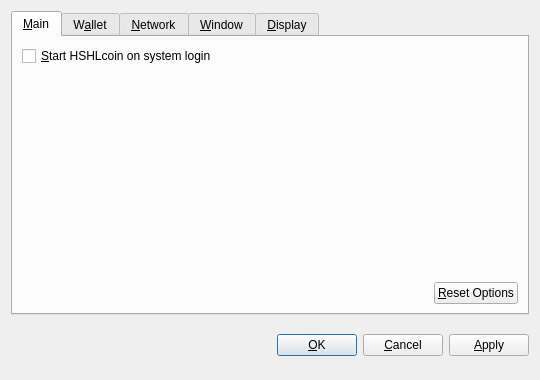
<?xml version="1.0" encoding="UTF-8"?>
<ui version="4.0">
 <class>OptionsDialog</class>
 <widget class="QDialog" name="OptionsDialog">
  <property name="geometry">
   <rect>
    <x>0</x>
    <y>0</y>
    <width>540</width>
    <height>380</height>
   </rect>
  </property>
  <property name="windowTitle">
   <string>Options</string>
  </property>
  <property name="modal">
   <bool>true</bool>
  </property>
  <layout class="QVBoxLayout" name="verticalLayout">
   <item>
    <widget class="QTabWidget" name="tabWidget">
     <property name="tabPosition">
      <enum>QTabWidget::North</enum>
     </property>
     <property name="currentIndex">
      <number>0</number>
     </property>
     <widget class="QWidget" name="tabMain">
      <attribute name="title">
       <string>&amp;Main</string>
      </attribute>
      <layout class="QVBoxLayout" name="verticalLayout_Main">
       <item>
        <widget class="QCheckBox" name="bitcoinAtStartup">
         <property name="toolTip">
          <string>Automatically start HSHLcoin after logging in to the system.</string>
         </property>
         <property name="text">
          <string>&amp;Start HSHLcoin on system login</string>
         </property>
        </widget>
       </item>
       <item>
        <spacer name="verticalSpacer_Main">
         <property name="orientation">
          <enum>Qt::Vertical</enum>
         </property>
         <property name="sizeHint" stdset="0">
          <size>
           <width>20</width>
           <height>40</height>
          </size>
         </property>
        </spacer>
       </item>
       <item>
        <layout class="QHBoxLayout" name="horizontalLayout_2_Main">
         <item>
          <spacer name="horizontalSpacer_2_Main">
           <property name="orientation">
            <enum>Qt::Horizontal</enum>
           </property>
           <property name="sizeHint" stdset="0">
            <size>
             <width>40</width>
             <height>20</height>
            </size>
           </property>
          </spacer>
         </item>
         <item>
          <widget class="QPushButton" name="resetButton">
           <property name="toolTip">
            <string>Reset all client options to default.</string>
           </property>
           <property name="text">
            <string>&amp;Reset Options</string>
           </property>
           <property name="autoDefault">
            <bool>false</bool>
           </property>
          </widget>
         </item>
        </layout>
       </item>
      </layout>
     </widget>
     <widget class="QWidget" name="tabWallet">
      <attribute name="title">
       <string>W&amp;allet</string>
      </attribute>
      <layout class="QVBoxLayout" name="verticalLayout_Network">
       <item>
        <widget class="QLabel" name="transactionFeeInfoLabel">
         <property name="text">
          <string>Optional transaction fee per kB that helps make sure your transactions are processed quickly. Most transactions are 1 kB.</string>
         </property>
         <property name="textFormat">
          <enum>Qt::PlainText</enum>
         </property>
         <property name="wordWrap">
          <bool>true</bool>
         </property>
        </widget>
       </item>
       <item>
        <layout class="QHBoxLayout" name="horizontalLayout_1_Main">
         <item>
          <widget class="QLabel" name="transactionFeeLabel">
           <property name="text">
            <string>Pay transaction &amp;fee</string>
           </property>
           <property name="textFormat">
            <enum>Qt::PlainText</enum>
           </property>
           <property name="buddy">
            <cstring>transactionFee</cstring>
           </property>
          </widget>
         </item>
         <item>
          <widget class="BitcoinAmountField" name="transactionFee"/>
         </item>
         <item>
          <spacer name="horizontalSpacer_1_Main">
           <property name="orientation">
            <enum>Qt::Horizontal</enum>
           </property>
           <property name="sizeHint" stdset="0">
            <size>
             <width>40</width>
             <height>20</height>
            </size>
           </property>
          </spacer>
         </item>
        </layout>
       </item>
       <item>
        <widget class="QLabel" name="label">
         <property name="text">
          <string>If you disable the spending of unconfirmed change, the change from a transaction cannot be used until that transaction has at least one confirmation. This also affects how your balance is computed.</string>
         </property>
         <property name="wordWrap">
          <bool>true</bool>
         </property>
        </widget>
       </item>
       <item>
        <widget class="QCheckBox" name="spendZeroConfChange">
         <property name="text">
          <string>Spend unconfirmed change  (experts only)</string>
         </property>
        </widget>
       </item>
       <item>
        <spacer name="verticalSpacer">
         <property name="orientation">
          <enum>Qt::Vertical</enum>
         </property>
         <property name="sizeHint" stdset="0">
          <size>
           <width>20</width>
           <height>40</height>
          </size>
         </property>
        </spacer>
       </item>
      </layout>
     </widget>
     <widget class="QWidget" name="tabNetwork">
      <attribute name="title">
       <string>&amp;Network</string>
      </attribute>
      <layout class="QVBoxLayout" name="verticalLayout_Network">
       <item>
        <widget class="QCheckBox" name="mapPortUpnp">
         <property name="toolTip">
          <string>Automatically open the HSHLcoin client port on the router. This only works when your router supports UPnP and it is enabled.</string>
         </property>
         <property name="text">
          <string>Map port using &amp;UPnP</string>
         </property>
        </widget>
       </item>
       <item>
        <widget class="QCheckBox" name="connectSocks">
         <property name="toolTip">
          <string>Connect to the HSHLcoin network through a SOCKS proxy (e.g. when connecting through Tor).</string>
         </property>
         <property name="text">
          <string>&amp;Connect through SOCKS proxy:</string>
         </property>
        </widget>
       </item>
       <item>
        <layout class="QHBoxLayout" name="horizontalLayout_Network">
         <item>
          <widget class="QLabel" name="proxyIpLabel">
           <property name="text">
            <string>Proxy &amp;IP:</string>
           </property>
           <property name="textFormat">
            <enum>Qt::PlainText</enum>
           </property>
           <property name="buddy">
            <cstring>proxyIp</cstring>
           </property>
          </widget>
         </item>
         <item>
          <widget class="QValidatedLineEdit" name="proxyIp">
           <property name="maximumSize">
            <size>
             <width>140</width>
             <height>16777215</height>
            </size>
           </property>
           <property name="toolTip">
            <string>IP address of the proxy (e.g. 127.0.0.1)</string>
           </property>
          </widget>
         </item>
         <item>
          <widget class="QLabel" name="proxyPortLabel">
           <property name="text">
            <string>&amp;Port:</string>
           </property>
           <property name="textFormat">
            <enum>Qt::PlainText</enum>
           </property>
           <property name="buddy">
            <cstring>proxyPort</cstring>
           </property>
          </widget>
         </item>
         <item>
          <widget class="QLineEdit" name="proxyPort">
           <property name="maximumSize">
            <size>
             <width>55</width>
             <height>16777215</height>
            </size>
           </property>
           <property name="toolTip">
            <string>Port of the proxy (e.g. 9050)</string>
           </property>
          </widget>
         </item>
         <item>
          <widget class="QLabel" name="socksVersionLabel">
           <property name="text">
            <string>SOCKS &amp;Version:</string>
           </property>
           <property name="textFormat">
            <enum>Qt::PlainText</enum>
           </property>
           <property name="buddy">
            <cstring>socksVersion</cstring>
           </property>
          </widget>
         </item>
         <item>
          <widget class="QValueComboBox" name="socksVersion">
           <property name="toolTip">
            <string>SOCKS version of the proxy (e.g. 5)</string>
           </property>
          </widget>
         </item>
         <item>
          <spacer name="horizontalSpacer_Network">
           <property name="orientation">
            <enum>Qt::Horizontal</enum>
           </property>
           <property name="sizeHint" stdset="0">
            <size>
             <width>40</width>
             <height>20</height>
            </size>
           </property>
          </spacer>
         </item>
        </layout>
       </item>
       <item>
        <spacer name="verticalSpacer_Network">
         <property name="orientation">
          <enum>Qt::Vertical</enum>
         </property>
         <property name="sizeHint" stdset="0">
          <size>
           <width>20</width>
           <height>40</height>
          </size>
         </property>
        </spacer>
       </item>
      </layout>
     </widget>
     <widget class="QWidget" name="tabWindow">
      <attribute name="title">
       <string>&amp;Window</string>
      </attribute>
      <layout class="QVBoxLayout" name="verticalLayout_Window">
       <item>
        <widget class="QCheckBox" name="minimizeToTray">
         <property name="toolTip">
          <string>Show only a tray icon after minimizing the window.</string>
         </property>
         <property name="text">
          <string>&amp;Minimize to the tray instead of the taskbar</string>
         </property>
        </widget>
       </item>
       <item>
        <widget class="QCheckBox" name="minimizeOnClose">
         <property name="toolTip">
          <string>Minimize instead of exit the application when the window is closed. When this option is enabled, the application will be closed only after selecting Quit in the menu.</string>
         </property>
         <property name="text">
          <string>M&amp;inimize on close</string>
         </property>
        </widget>
       </item>
       <item>
        <spacer name="verticalSpacer_Window">
         <property name="orientation">
          <enum>Qt::Vertical</enum>
         </property>
         <property name="sizeHint" stdset="0">
          <size>
           <width>20</width>
           <height>40</height>
          </size>
         </property>
        </spacer>
       </item>
      </layout>
     </widget>
     <widget class="QWidget" name="tabDisplay">
      <attribute name="title">
       <string>&amp;Display</string>
      </attribute>
      <layout class="QVBoxLayout" name="verticalLayout_Display">
       <item>
        <layout class="QHBoxLayout" name="horizontalLayout_1_Display">
         <item>
          <widget class="QLabel" name="langLabel">
           <property name="text">
            <string>User Interface &amp;language:</string>
           </property>
           <property name="textFormat">
            <enum>Qt::PlainText</enum>
           </property>
           <property name="buddy">
            <cstring>lang</cstring>
           </property>
          </widget>
         </item>
         <item>
          <widget class="QValueComboBox" name="lang">
           <property name="toolTip">
            <string>The user interface language can be set here. This setting will take effect after restarting HSHLcoin.</string>
           </property>
          </widget>
         </item>
        </layout>
       </item>
       <item>
        <layout class="QHBoxLayout" name="horizontalLayout_2_Display">
         <item>
          <widget class="QLabel" name="unitLabel">
           <property name="text">
            <string>&amp;Unit to show amounts in:</string>
           </property>
           <property name="textFormat">
            <enum>Qt::PlainText</enum>
           </property>
           <property name="buddy">
            <cstring>unit</cstring>
           </property>
          </widget>
         </item>
         <item>
          <widget class="QValueComboBox" name="unit">
           <property name="toolTip">
            <string>Choose the default subdivision unit to show in the interface and when sending coins.</string>
           </property>
          </widget>
         </item>
        </layout>
       </item>
       <item>
        <widget class="QCheckBox" name="displayAddresses">
         <property name="toolTip">
          <string>Whether to show HSHLcoin addresses in the transaction list or not.</string>
         </property>
         <property name="text">
          <string>&amp;Display addresses in transaction list</string>
         </property>
        </widget>
       </item>
       <item>
        <widget class="QCheckBox" name="coinControlFeatures">
         <property name="toolTip">
          <string>Whether to show coin control features or not.</string>
         </property>
         <property name="text">
          <string>Display coin &amp;control features (experts only!)</string>
         </property>
        </widget>
       </item>
       <item>
        <spacer name="verticalSpacer_Display">
         <property name="orientation">
          <enum>Qt::Vertical</enum>
         </property>
         <property name="sizeHint" stdset="0">
          <size>
           <width>20</width>
           <height>40</height>
          </size>
         </property>
        </spacer>
       </item>
      </layout>
     </widget>
    </widget>
   </item>
   <item>
    <layout class="QHBoxLayout" name="horizontalLayout_Buttons">
     <item>
      <spacer name="horizontalSpacer_1">
       <property name="orientation">
        <enum>Qt::Horizontal</enum>
       </property>
       <property name="sizeHint" stdset="0">
        <size>
         <width>40</width>
         <height>48</height>
        </size>
       </property>
      </spacer>
     </item>
     <item>
      <widget class="QLabel" name="statusLabel">
       <property name="font">
        <font>
         <weight>75</weight>
         <bold>true</bold>
        </font>
       </property>
       <property name="text">
        <string/>
       </property>
       <property name="textFormat">
        <enum>Qt::PlainText</enum>
       </property>
       <property name="wordWrap">
        <bool>true</bool>
       </property>
      </widget>
     </item>
     <item>
      <spacer name="horizontalSpacer_2">
       <property name="orientation">
        <enum>Qt::Horizontal</enum>
       </property>
       <property name="sizeHint" stdset="0">
        <size>
         <width>40</width>
         <height>48</height>
        </size>
       </property>
      </spacer>
     </item>
     <item>
      <widget class="QPushButton" name="okButton">
       <property name="text">
        <string>&amp;OK</string>
       </property>
      </widget>
     </item>
     <item>
      <widget class="QPushButton" name="cancelButton">
       <property name="text">
        <string>&amp;Cancel</string>
       </property>
       <property name="autoDefault">
        <bool>false</bool>
       </property>
      </widget>
     </item>
     <item>
      <widget class="QPushButton" name="applyButton">
       <property name="text">
        <string>&amp;Apply</string>
       </property>
       <property name="autoDefault">
        <bool>false</bool>
       </property>
      </widget>
     </item>
    </layout>
   </item>
  </layout>
 </widget>
 <customwidgets>
  <customwidget>
   <class>BitcoinAmountField</class>
   <extends>QSpinBox</extends>
   <header>bitcoinamountfield.h</header>
  </customwidget>
  <customwidget>
   <class>QValueComboBox</class>
   <extends>QComboBox</extends>
   <header>qvaluecombobox.h</header>
  </customwidget>
  <customwidget>
   <class>QValidatedLineEdit</class>
   <extends>QLineEdit</extends>
   <header>qvalidatedlineedit.h</header>
  </customwidget>
 </customwidgets>
 <resources/>
 <connections/>
</ui>
